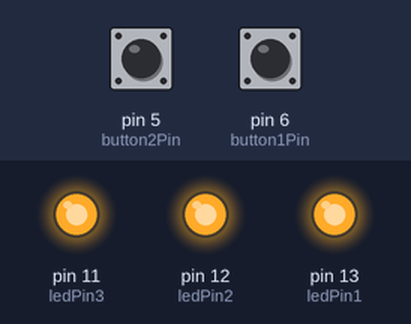
A sketch run on a simulated Arduino Uno, built with avr-gcc and run on an emulated ATmega328P. On the bench: output pins drawn as LEDs (lit = HIGH). Dashed ring = blinking. The inputs (shaded band) are chosen by the test bench; at power-on: pin 6 (button1Pin) HIGH, pin 5 (button2Pin) HIGH.

Above: at 1.2 s.
1.3 s: pin 6 (button1Pin) pulled LOW for 3.2 s
At 3.1 s:
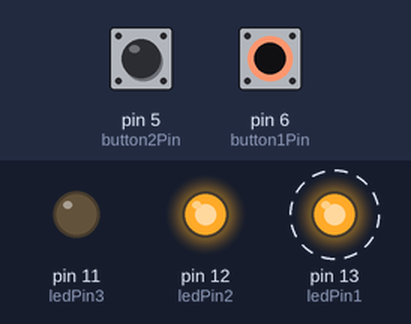
6.0 s: pin 5 (button2Pin) pulled LOW for 0.15 s
At 7.1 s:
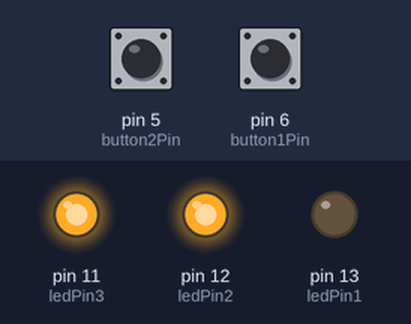
8.0 s: pin 5 (button2Pin) pulled LOW for 1 s
At 10.2 s:
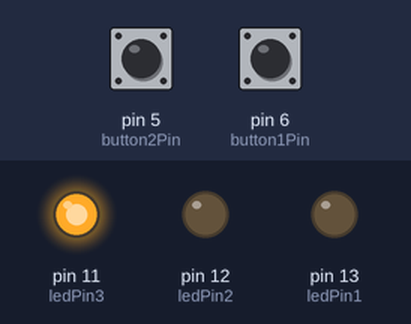
Timing chart, 0 to 11.7 s (numbered marks = the images above; inputs shaded):
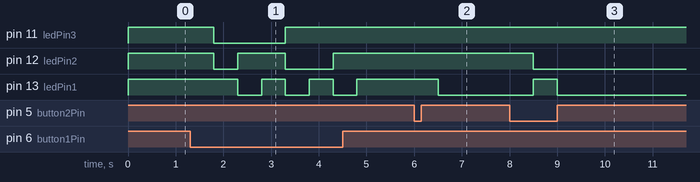

The sketch:

nsotom3Lab2.ino
```cpp
// 1- Nygel Sotomayor 655654678
// 2- Lab 2 - Input and Output
// 3- Description - This code turns on the leds relative to the binary value equal to the amount of button presses the user performs from 1-6
// 4- The only assumption I made was that I decide what happens when the number of presses is 7>= or <=0 which I represented by having all lights stay lit untill it goes back in range
// 5- References - The only reference I utilized was https://docs.arduino.cc/learn/programming/functions to see how to implement functions in the Arduino IDE
// our constants
// 6- Demo: https://youtu.be/C9DLPJkgA2g
const int button1Pin = 6;     // the number of the pushbutton pin
const int button2Pin = 5;     // the number of the pushbutton pin
const int ledPin1 =  13;      // the number of the LED pin
const int ledPin2 =  12;      // the number of the LED pin
const int ledPin3 =  11;      // the number of the LED pin
// variables that will change
int LED1STATE = LOW;          // LED states
int LED2STATE = LOW;
int LED3STATE = LOW;
int button1State = 0;         // variable for reading the button status
int button2State = 0;
int binaryCounter = 0;        // counter variable for button
int binaryArray[3] = {0,0,0}; // array to hold binary number

void setup() {
  // initialize the LED pin as an output:
  pinMode(ledPin1, OUTPUT);
  pinMode(ledPin2, OUTPUT);
  pinMode(ledPin3, OUTPUT);
  // initialize the button pin as an input:
  pinMode(button1Pin, INPUT);
  pinMode(button2Pin, INPUT);
  // initialize the console
  Serial.begin(9600);
}

void loop() {
  // read the state of the button
  button1State = digitalRead(button1Pin);
  button2State = digitalRead(button2Pin);

  // check if the button is pressed, if so delay another button press for set time and add to counter
  if (button1State == LOW) {
    binaryCounter++;
    delay(500);
  } else if (button2State == LOW) {
    binaryCounter--;
    delay(500);
  }
  // where we control our LEDS
  if (binaryCounter >= 7 || binaryCounter <= 0){  // If equal or greater than 7 or equal or lower than 0 all lights stay lit
    LED1STATE = HIGH;
    LED2STATE = HIGH;
    LED3STATE = HIGH;
  } else {
   binaryArray[0] = 0;    // constantly reset array values to avoid hanging 1's
   binaryArray[1] = 0;
   binaryArray[2] = 0;
   binaryCalculator(binaryCounter); // our function for converting to binary and storing in our global array
   //Serial.println("BINARY");     for debugging in console
   //Serial.println(binaryCounter);
   //Serial.println(binaryArray[0]);
   //Serial.println(binaryArray[1]);
   //Serial.println(binaryArray[2]);
   if (binaryArray[0] == 1) {  //set led 1 on if 1 is in array index, else set led off
     LED1STATE = HIGH;
   } else {
     LED1STATE = LOW;
   }
   if (binaryArray[1] == 1) {  //set led 2 on if 1 is in array index, else set led off
     LED2STATE = HIGH;
   } else {
     LED2STATE = LOW;
   }
   if (binaryArray[2] == 1) {  //set led 3 on if 1 is in array index, else set led off
     LED3STATE = HIGH;
   } else {
     LED3STATE = LOW;
   }
  }
  digitalWrite(ledPin1, LED1STATE); //Sets LED 1 to determined state
  digitalWrite(ledPin2, LED2STATE); //Sets LED 2 to determined state
  digitalWrite(ledPin3, LED3STATE); //Sets LED 3 to determined state
}
void binaryCalculator (int counter){
   int i = 0; //Iterator
   counter = binaryCounter; //Current Value
   while (counter > 0) {
    binaryArray[i] = counter % 2;
    counter = counter / 2;
    i++;
   }
}
```

Measured:
- after the input at 1.3 s, pin 11 (ledPin3): HIGH → LOW after 0.50 s, → HIGH 1.5 s later; pin 12 (ledPin2): HIGH → LOW after 0.50 s, → HIGH 0.50 s later, → LOW 1.0 s later, → HIGH 1.0 s later; pin 13 (ledPin1): alternates HIGH for 0.50 s and LOW for 0.50 s, 6 changes in all, then stays HIGH, starting after 1.0 s
- after the input at 6.0 s, pin 13 (ledPin1): HIGH → LOW after 0.50 s
- after the input at 8.0 s, pin 12 (ledPin2): HIGH → LOW after 0.50 s; pin 13 (ledPin1): LOW → HIGH after 0.50 s, → LOW 0.50 s later
